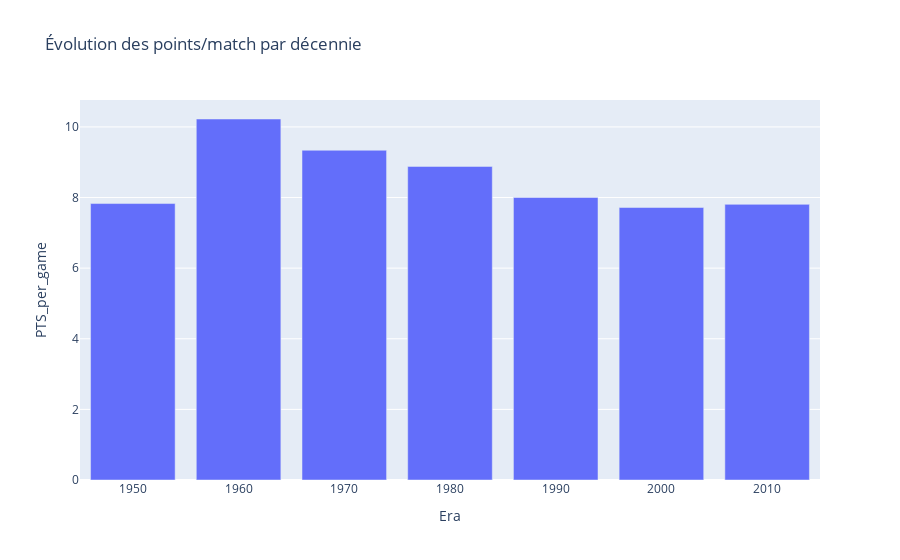

The cell this chart's notebook holds for it:
### Markdown cell above
## Moyenne des points par décennie

### Code cell
# Moyenne des points par décennie
era_pts = df.groupby('Era')['PTS_per_game'].mean().reset_index()
fig = px.bar(era_pts, x='Era', y='PTS_per_game', title='Évolution des points/match par décennie')
fig.show()

### Figure 1 — Plotly figure (JSON) as saved in the notebook; plotly's stock layout.template omitted (floating-point values rounded to 4 significant figures)
{"data": [{"alignmentgroup": "True", "hovertemplate": "Era=%{x}<br>PTS_per_game=%{y}<extra></extra>", "legendgroup": "", "marker": {"color": "#636efa", "pattern": {"shape": ""}}, "name": "", "offsetgroup": "", "orientation": "v", "showlegend": false, "textposition": "auto", "type": "bar", "x": [1950, 1960, 1970, 1980, 1990, 2000, 2010], "xaxis": "x", "y": [7.829, 10.22, 9.339, 8.881, 8.002, 7.717, 7.806], "yaxis": "y"}], "layout": {"barmode": "relative", "legend": {"tracegroupgap": 0}, "title": {"text": "Évolution des points/match par décennie"}, "xaxis": {"anchor": "y", "domain": [0, 1], "title": {"text": "Era"}}, "yaxis": {"anchor": "x", "domain": [0, 1], "title": {"text": "PTS_per_game"}}}}
